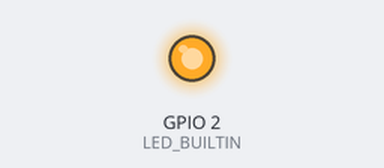
The program below on a simulated ESP32. Shown: output pins drawn as LEDs (lit = HIGH). WiFi joins after 1.5 s; servers stay silent unless stated; what the program prints to the serial monitor is not drawn.

Above: at 3.7 s.
At 8.2 s:
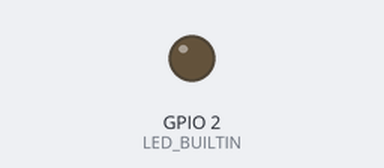
Timing chart, 0 to 9.9 s (numbered marks = the images above):
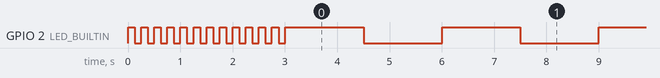

Measured:
- by itself, GPIO 2 (LED_BUILTIN): goes 11 × (LOW 0.13 s, HIGH 0.13 s), LOW 0.13 s, 42 × (HIGH 1.5 s, LOW 1.5 s), then HIGH

The program:

main.cpp
```cpp
#include <Arduino.h>
#include <WiFi.h>

#include "config.h"
#include "secrets.h"

// Define tasks
TaskHandle_t Status_Task; // Status LED task
unsigned int t = 125;     // Blink delay time

// Declare functions
int myFunction(int, int);
void StatusCode (void* parameters);

void setup() {

  // Initialize setup
  Serial.begin(115200);
  Serial.println("Running setip ...");
  pinMode(LED_BUILTIN, OUTPUT);
  // Set status LED blink rapidly during setup phase
  t = 125;
  // Start LED status task
  xTaskCreatePinnedToCore(StatusCode, "Status LED", 1000, NULL, 2, &Status_Task, 0);

  // Initialize Wi-Fi connection
  WiFi.config(INADDR_NONE, INADDR_NONE, INADDR_NONE, INADDR_NONE);
  WiFi.begin(WIFI_SSID, WIFI_PASSWORD);
  WiFi.mode(WIFI_STA);
  Serial.println("Connecting to Wi-Fi");
  // Connect to Wi-Fi
  while (WiFi.status() != WL_CONNECTED) {
    delay(500);
    Serial.print("#");
  }
  // If Wi-Fi connection was successfull, then set status LED blink slowly
  delay(1500);
  t = 1500;
  Serial.print("\nCONNECTED\nIP: ");
  Serial.println(WiFi.localIP());

}

void loop() {
}

// Status LED task code
void StatusCode (void* parameters)
{
  for (;;) {
    digitalWrite(LED_BUILTIN, HIGH);
    vTaskDelay(t);
    digitalWrite(LED_BUILTIN, LOW);
    vTaskDelay(t);
  }
}

// put function definitions here:
int myFunction(int x, int y) {
  return x + y;
}
```

secrets.h
```cpp
const char* WIFI_SSID = "IoT_bots";
const char* WIFI_PASSWORD = "208208208";
const char* mqtt_server = "10.100.50.16";
```

config.h
```cpp
// Built-in LED
uint8_t LED_SYS_PIN = 15;    // Use 21 (physical) for built-in blue LED
```
